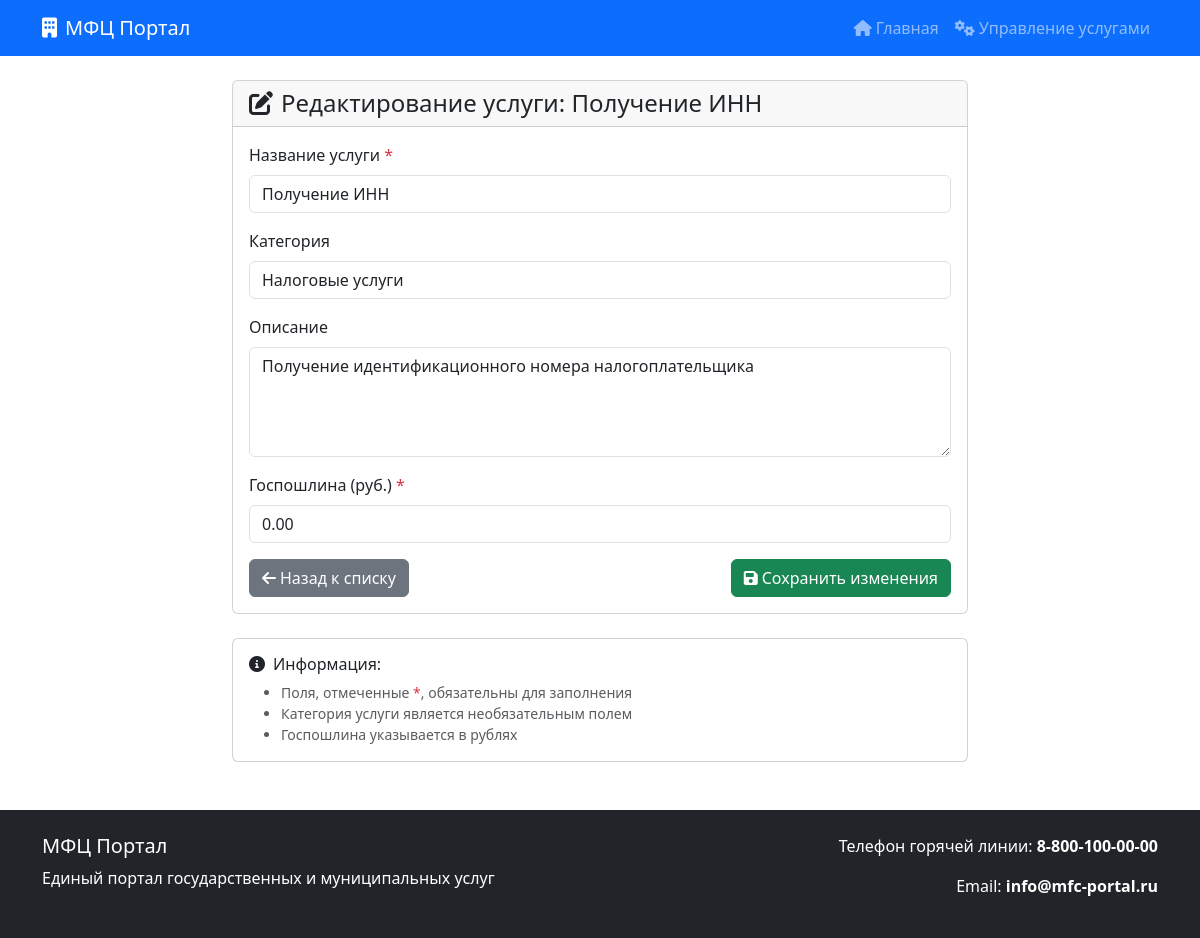
The app's page /service/5/edit/, older data.
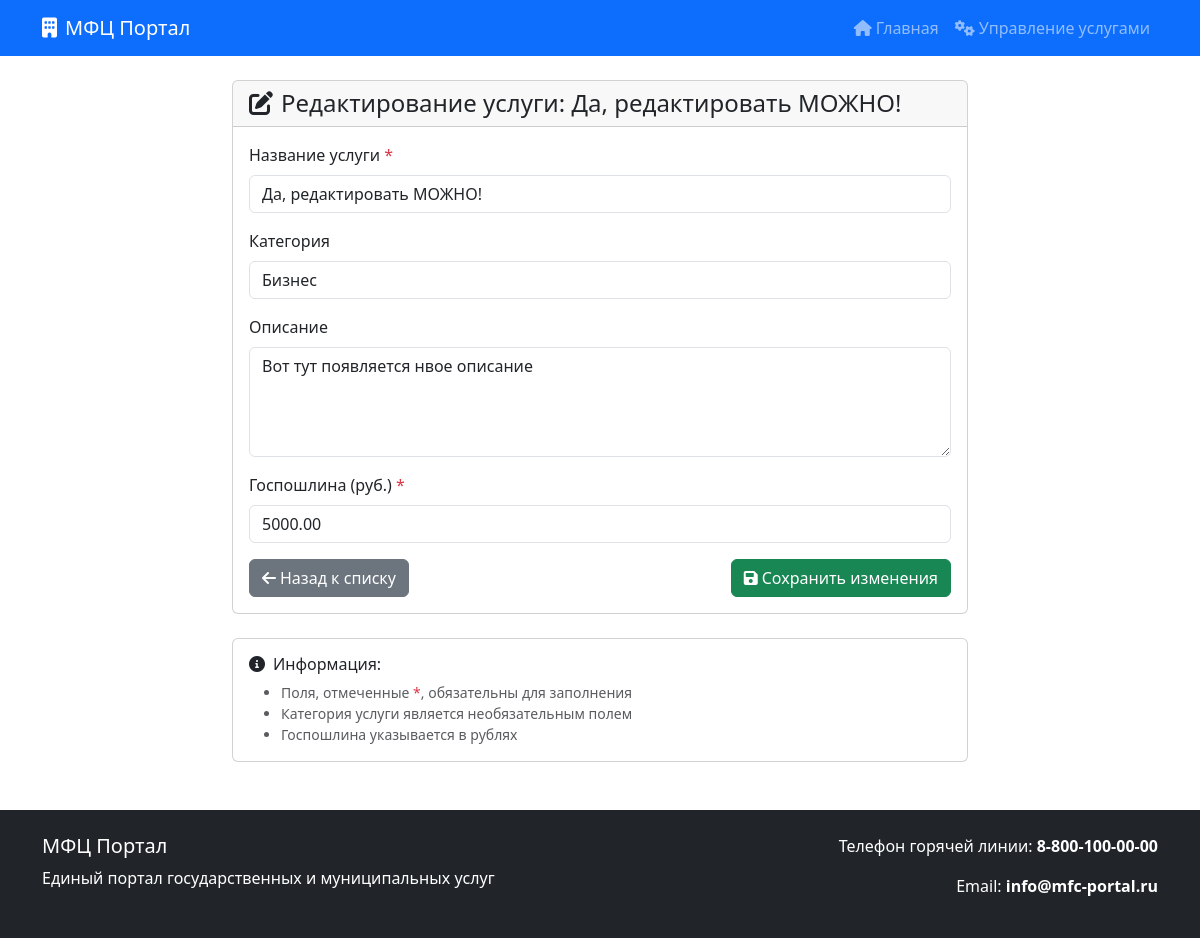
The same page, newer data.
### mfc_app/models.py (models this page shows, shortened)
class Service(models.Model):
    service_id = models.AutoField(primary_key=True)
    category = models.ForeignKey(Category, on_delete=models.SET_NULL, null=True, verbose_name=_('Категория'))
    name = models.CharField(max_length=100, verbose_name=_('Название услуги'))
    description = models.TextField(blank=True, null=True, verbose_name=_('Описание'))
    state_duty = models.DecimalField(max_digits=10, decimal_places=2, default=0.00, verbose_name=_('Госпошлина'))
    created_at = models.DateTimeField(auto_now_add=True, verbose_name=_('Дата создания'))
    class Meta:
        verbose_name = _('Услуга')
        verbose_name_plural = _('Услуги')

class Category(models.Model):
    category_id = models.AutoField(primary_key=True)
    name = models.CharField(max_length=100, verbose_name=_('Название категории'))
    def __str__(self):
        return self.name
    class Meta:
        verbose_name = _('Категория услуг')
        verbose_name_plural = _('Категории услуг')

### mfc_app/views.py (the view)
# urls.py: path('service/<int:service_id>/edit/', views.service_edit, name='service_edit'),
def service_edit(request, service_id):
    service = get_object_or_404(Service, service_id=service_id)
    if request.method == 'POST':
        form = ServiceForm(request.POST, instance=service)
        if form.is_valid():
            updated_service = form.save()
            messages.success(request, f'Услуга "{updated_service.name}" успешно обновлена!')
            return redirect('service_detail', service_id=updated_service.service_id) #здесь происходит перенаправление на service_detail
    else:
        form = ServiceForm(instance=service)
    return render(request, 'service_form.html', {
        'form': form,
        'title': f'Редактирование услуги: {service.name}',
        'submit_text': 'Сохранить изменения'
    })

### mfc_app/forms.py
class ServiceForm(forms.ModelForm):
    class Meta:
        model = Service
        fields = ['name', 'category', 'description', 'state_duty']
        widgets = {
            'name': forms.TextInput(attrs={
                'class': 'form-control',
                'placeholder': 'Введите название услуги'
            }),
            'category': forms.Select(attrs={
                'class': 'form-control'
            }),
            'description': forms.Textarea(attrs={
                'class': 'form-control',
                'placeholder': 'Введите описание услуги',
                'rows': 4
            }),
            'state_duty': forms.NumberInput(attrs={
                'class': 'form-control',
                'placeholder': '0.00',
                'step': '0.01'
            })
        }
        labels = {
            'name': 'Название услуги',
            'category': 'Категория',
            'description': 'Описание',
            'state_duty': 'Госпошлина (руб.)'
        }
    def __init__(self, *args, **kwargs):
        super().__init__(*args, **kwargs)
        self.fields['category'].queryset = Category.objects.all()
        self.fields['category'].required = False

### mfc_app/templates/service_form.html (shortened to what this page needs)
<!DOCTYPE html>
<html lang="ru">
<head>
    <link href="https://cdn.jsdelivr.net/npm/bootstrap@5.3.0/dist/css/bootstrap.min.css" rel="stylesheet">
    <link href="https://cdnjs.cloudflare.com/ajax/libs/font-awesome/6.0.0/css/all.min.css" rel="stylesheet">
</head>
<body>
    <nav class="navbar navbar-expand-lg navbar-dark bg-primary sticky-top">
        <div class="container">
            <a class="navbar-brand" href="/">
                <i class="fas fa-building me-2"></i>МФЦ Портал
            </a>
            <div class="navbar-nav ms-auto">
                <a class="nav-link" href="/"><i class="fas fa-home me-1"></i>Главная</a>
                <a class="nav-link" href="/services/"><i class="fas fa-cogs me-1"></i>Управление услугами</a>
            </div>
        </div>
    </nav>
    <div class="container mt-4">
        <div class="row justify-content-center">
            <div class="col-md-8">
                <div class="card">
                    <div class="card-header">
                        <h4 class="mb-0"><i class="fas fa-edit me-2"></i>{{ title }}</h4>
                    </div>
                    <div class="card-body">
                        <form method="post">
                            {% for field in form %}
                                <div class="mb-3">
                                    <label for="{{ field.id_for_label }}" class="form-label">
                                        {{ field.label }}
                                        {% if field.field.required %}<span class="text-danger">*</span>{% endif %}
                                    </label>
                                    {{ field }}
                                </div>
                            {% endfor %}
                            <div class="d-flex justify-content-between">
                                <a href="/services/" class="btn btn-secondary">
                                    <i class="fas fa-arrow-left me-1"></i>Назад к списку
                                </a>
                                <button type="submit" class="btn btn-success">
                                    <i class="fas fa-save me-1"></i>{{ submit_text }}
                                </button>
                            </div>
                        </form>
                    </div>
                </div>
                <div class="card mt-4">
                    <div class="card-body">
                        <h6><i class="fas fa-info-circle me-2"></i>Информация:</h6>
                        <ul class="small text-muted mb-0">
                            <li>Поля, отмеченные <span class="text-danger">*</span>, обязательны для заполнения</li>
                            <li>Категория услуги является необязательным полем</li>
                            <li>Госпошлина указывается в рублях</li>
                        </ul>
                    </div>
                </div>
            </div>
        </div>
    </div>
    <footer class="bg-dark text-white mt-5 py-4">
        <div class="container">
            <div class="row">
                <div class="col-md-6">
                    <h5>МФЦ Портал</h5>
                    <p>Единый портал государственных и муниципальных услуг</p>
                </div>
                <div class="col-md-6 text-end">
                    <p>Телефон горячей линии: <strong>8-800-100-00-00</strong></p>
                    <p>Email: <strong>info@mfc-portal.ru</strong></p>
                </div>
            </div>
        </div>
    </footer>
</body>
</html>

Row changes from the older to the newer data that the page shows:
changed Service: name "Получение ИНН" → "Да, редактировать МОЖНО!"; description "Получение идентификационного номера налогоплательщика" → "Вот тут появляется нвое описание"; state_duty "0.00" → "5000.00"
computed for Category: category "Налоговые услуги" → "Бизнес"
Text that changed along with them:
{{ title }}: "Редактирование услуги: Получение ИНН" → "Редактирование услуги: Да, редактировать МОЖНО!"
